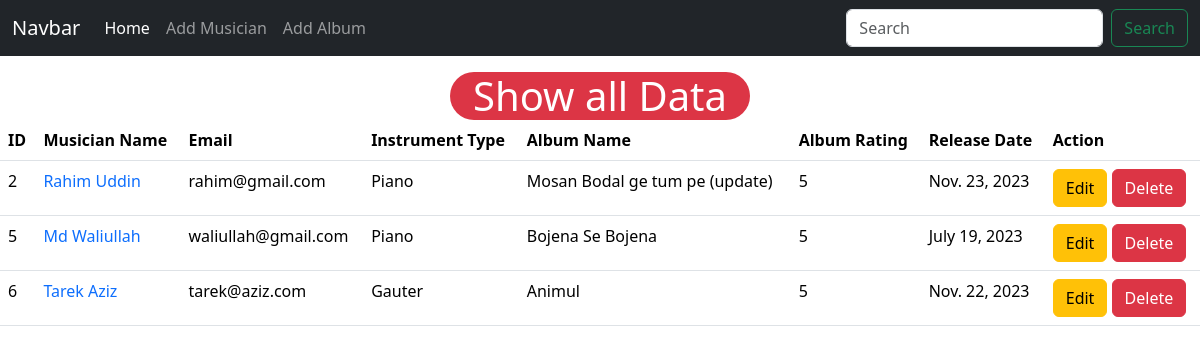
The page / on the database its author committed.
### musician/models.py (models this page shows, shortened)
class Musician(models.Model):
    first_name = models.CharField(max_length=50)
    last_name = models.CharField(max_length=50)
    email = models.EmailField(max_length=100)
    phone_number = models.CharField(max_length=11)
    instrument_type = models.CharField(max_length=50)

### album/models.py (models this page shows, shortened)
class Album(models.Model):
    album_name = models.CharField( max_length=50)
    musician = models.ForeignKey(Musician, on_delete=models.CASCADE)
    album_relased_date = models.DateField()
    rating = models.IntegerField(choices=[(i, str(i)) for i in range(1, 6)])

### musicians_directory/views.py (the view)
# urls.py: 2. Add a URL to urlpatterns:  path('', views.home, name='home')
def home(request):
    musician = Musician.objects.all()
    album = Album.objects.all().select_related('musician')
    return render(request, 'home.html', {'album': album, 'musician': musician})

### templates/home.html
{% extends "base.html" %} {% block content %}
<h1 class="mt-3 bg-danger text-white w-25 m-auto text-center rounded-5">Show all Data</h1>
<table class="table">
  <thead>
    <tr>
      <th scope="col">ID</th>
      <th scope="col">Musician Name</th>
      <th scope="col">Email</th>
      <th scope="col">Instrument Type</th>
      <th scope="col">Album Name</th>
      <th scope="col">Album Rating</th>
      <th scope="col">Release Date</th>
      <th scope="col">Action</th>
    </tr>
  </thead>
  <tbody>
    {% for musi in musician %}
      <tr>
        <td>{{ musi.id }}</td>
        <td><a href="{% url 'edit_musician' musi.id %}" class="text-decoration-none">{{ musi.first_name }} {{ musi.last_name }}</a></td>
        <td>{{ musi.email }}</td>
        <td>{{ musi.instrument_type }}</td>
        {% for al in album %}
          {% if al.musician.id == musi.id %}
            <td>{{ al.album_name }}</td>
            <td>{{ al.rating }}</td>
            <td>{{ al.album_relased_date }}</td>
            <td><a href="{% url 'edit_album' al.musician.id %}" class="btn btn-warning btn-small">Edit</a> <a href="{% url 'delete_musician' musi.id %}" class="btn btn-danger btn-small">Delete</a></td>
          {% endif %}
        {% endfor %}
      </tr>
    {% endfor %}
  </tbody>
</table>
{% endblock %}

### templates/base.html (shortened to what this page needs)
<!doctype html>
<html lang="en">
  <head>
    <link href="https://cdn.jsdelivr.net/npm/bootstrap@5.3.2/dist/css/bootstrap.min.css" rel="stylesheet">
  </head>
  <body>
    <nav class="navbar navbar-expand-lg navbar-dark bg-dark">
        <div class="container-fluid">
          <a class="navbar-brand" href="#">Navbar</a>
          <div class="collapse navbar-collapse" id="navbarSupportedContent">
            <ul class="navbar-nav me-auto mb-2 mb-lg-0">
              <li class="nav-item">
                <a class="nav-link active" aria-current="page" href="{% url 'homepage' %}">Home</a>
              </li>
              <li class="nav-item">
                <a class="nav-link" href="{% url 'add_musician' %}">Add Musician</a>
              </li>
              <li class="nav-item">
                <a class="nav-link" href="{% url 'add_album' %}">Add Album</a>
              </li>
            </ul>
            <form class="d-flex" role="search">
              <input class="form-control me-2" type="search" placeholder="Search" aria-label="Search">
              <button class="btn btn-outline-success" type="submit">Search</button>
            </form>
          </div>
        </div>
      </nav>
    {% block content %}
    {% endblock %}
  </body>
</html>

### rows shown on the page
Musician: id "2", first_name "Rahim", last_name "Uddin", email "rahim@gmail.com", instrument_type "Piano"
Album: album_name "Mosan Bodal ge tum pe (update)", rating "5", album_relased_date "Nov. 23, 2023"
Musician: id "5", first_name "Md", last_name "Waliullah", email "waliullah@gmail.com", instrument_type "Piano"
Album: album_name "Bojena Se Bojena", rating "5", album_relased_date "July 19, 2023"
Musician: id "6", first_name "Tarek", last_name "Aziz", email "tarek@aziz.com", instrument_type "Gauter"
Album: album_name "Animul", rating "5", album_relased_date "Nov. 22, 2023"
